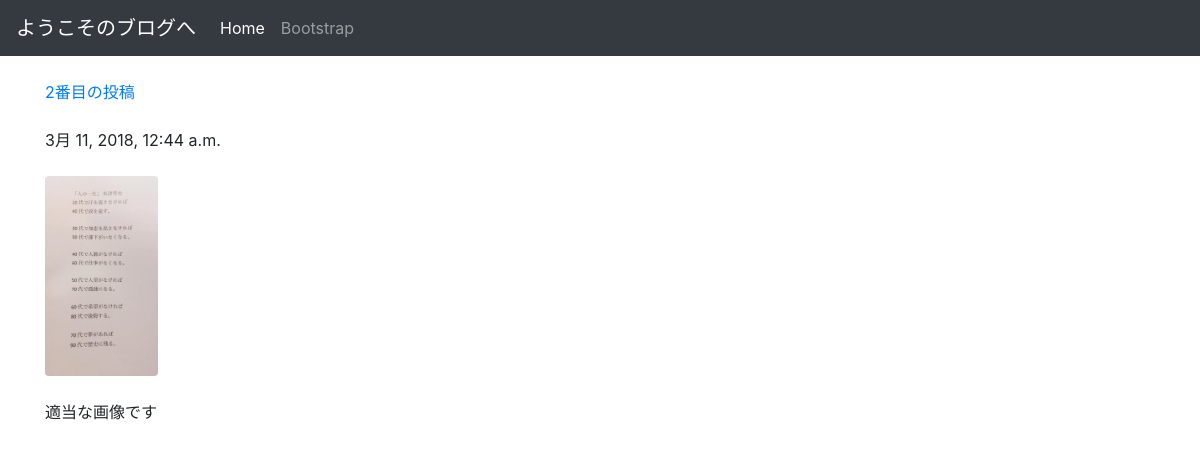
Page /posts/2/ on the committed database.
### posts/models.py (models this page shows, shortened)
class Post(models.Model):
    title = models.CharField(max_length=100)
    published = models.DateTimeField()
    image = models.ImageField(upload_to='media/')
    body = models.TextField()

### posts/views.py (the view)
# urls.py: url(r'^posts/(?P<post_id>[0-9]+)/$', views.post_detail, name="post_detail"),
def post_detail(request, post_id):
    post = get_object_or_404(Post, pk=post_id)
    return render(request, 'posts/post_detail.html', {'post' : post})

### posts/templates/posts/post_detail.html (shortened to what this page needs)
<!DOCTYPE html>
<html lang="ja-jp">
<head>
  <link rel="stylesheet" href="https://maxcdn.bootstrapcdn.com/bootstrap/4.0.0/css/bootstrap.min.css">
</head>
<body>
  <nav class="navbar navbar-expand-lg navbar-dark bg-dark">
    <a class="navbar-brand" href="#">ようこそのブログへ</a>
    <div class="collapse navbar-collapse" id="navbarSupportedContent">
      <ul class="navbar-nav mr-auto">
        <li class="nav-item active">
          <a class="nav-link" href="#">Home <span class="sr-only">(current)</span></a>
        </li>
        <li class="nav-item">
          <a class="nav-link" href="https://getbootstrap.com/docs/4.0/content/images/">Bootstrap</a>
        </li>
      </ul>
    </div>
  </nav>
  <br>
  <div class="container">
    <a href="{% url 'post_detail' post.id %}"> {{post.title}}</a>
    <br><br>
    {{post.published}}
    <br><br>
    <img src="{{post.image.url}}" alt="" class="img-fluid rounded" style="max-height: 200px;">
    <br><br>
    {{post.body}}
    <br><br>
  </div>
</body>
</html>

### rows in the picture
Post: title "2番目の投稿", published "3月 11, 2018, 12:44 a.m.", image (picture), body "適当な画像です"
